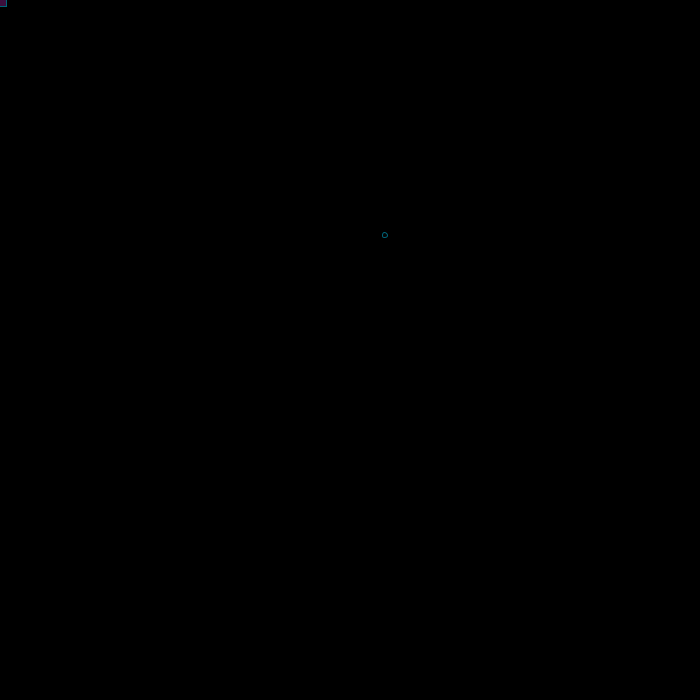
Frame 1 (no input)
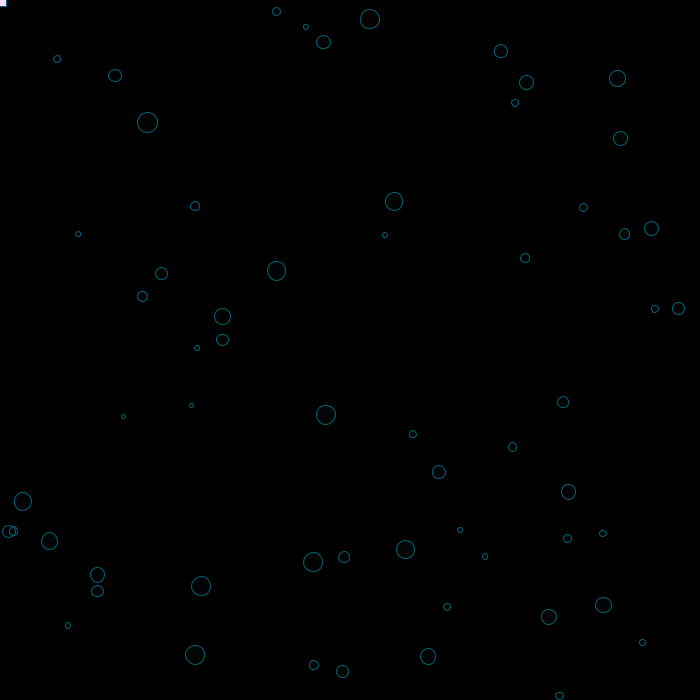
Frame 60 (the mouse pressed at the canvas centre just before this capture)
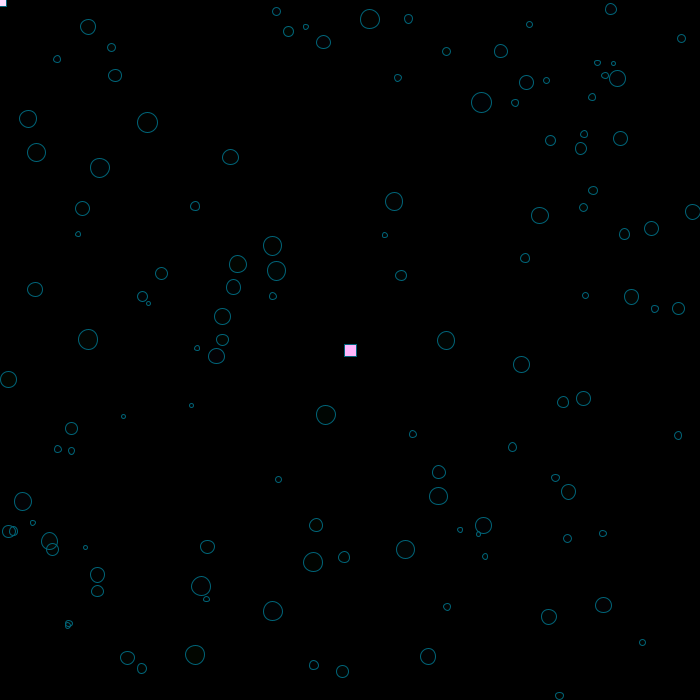
Frame 120 (the mouse held since frame 60 and released just before this capture)

The Processing sketch that drew these frames (run headless with seeded random() and noise(); from frame 60 on, the mouse is pressed at the canvas centre):

// Processing sketch: moving_around_mouse_and_looping
// ── moving_around_mouse_and_looping.pde
int diam = 12;    //integer 




void setup(){
  size(700, 700);  
  frameRate(30); //30 frames per second
  background(0);

}


void draw(){
  
fill(random(0, 2550), random(0, 250), random(0, 2555), random(0,255));  strokeWeight(7);
  strokeWeight(1);
  stroke(0,100,120);
  rectMode(CENTER);
  translate(mouseX, mouseY); //position
  //rotate(radians(random(3,360)));
  square(0,0,diam);
  
  resetMatrix();
  fill(random(0,100), random(50,200),random(0,200), 8);
  translate(random(0,700),random(0,700));
  circle(0,0, random(4,20));
  
}

void keyPressed(){
  if(key == 'x'){          //press x to make black canvas
  background(0);
  }
  
    if(key == 'c'){          //press c to make white canvas
  background(255);
  }

 if(key == 'z'){          //press z to randomly change the canvas color
  background(random(20,255), random(0,24), random(0,200));
  }
  
  
  if(key == 'q'){      // q to pause the loop
    noLoop();
  }
  
  
  if(key == 'w'){      //w to resume the loop
    loop();
  }
  
  if(key == 'p'){
    diam = 18;
  }
  
  if(key == 'o'){
    diam = 250;
  }
  
  
 if(key == '1'){      //to make it grow bigger hold down 1
   diam = diam + 1;
 }
 
  if(key == '2'){      //to make it grow smaller hold down 2
   diam = diam - 1;
   if(diam < 0){    // to make it not go below 0 diameter 
     diam = 1;
     
   } // 
 } // end of making circle smaller
 
 
 
 
 
 if(key == ' '){            //press spacebar to save a jpeg
   save("screenshot" + random(2000) + ".jpeg");    //this will make it not override
 }
 
 
 
 
 
 
 
} // end of keyPressed EVENTS
